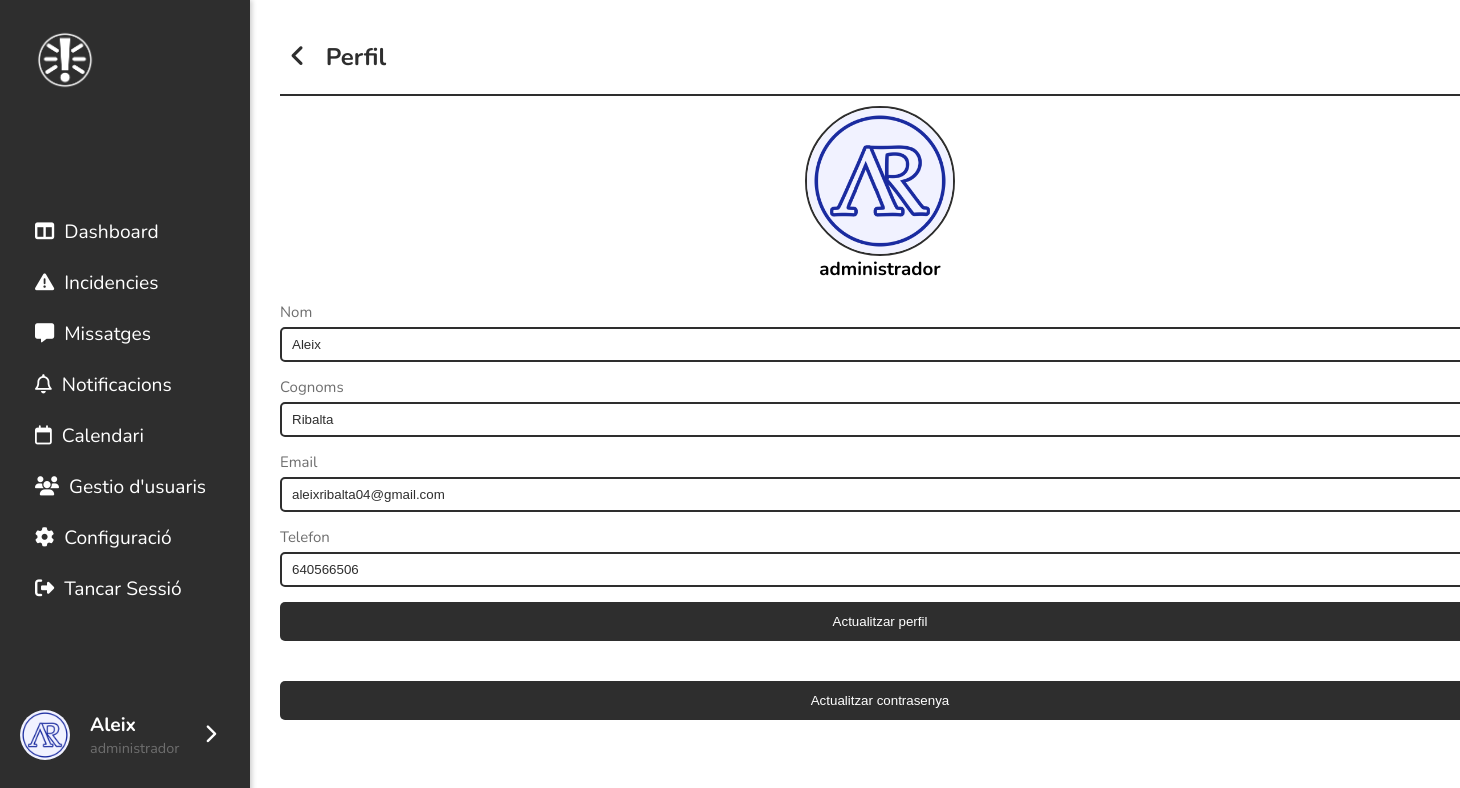
Page /public/index.php?action=perfil (signed in) on the committed database.
### tables this page shows
CREATE TABLE `usuaris` (
  `id_usuari` int(11) NOT NULL,
  `nom` varchar(100) NOT NULL,
  `cognoms` varchar(150) NOT NULL,
  `email` varchar(150) NOT NULL,
  `contrasenya` varchar(255) NOT NULL,
  `rol` enum('usuari','administrador','tecnic') DEFAULT 'usuari',
  `data_creacio` timestamp NOT NULL DEFAULT current_timestamp(),
  `imatge` varchar(1000) NOT NULL,
  `telefono` int(11) DEFAULT NULL,
  `id_sector` int(11) DEFAULT NULL,
  `token` varchar(255) DEFAULT NULL,
  `token_expira` datetime DEFAULT NULL
);

### controllers/UsuariController.php (called while the page is built, shortened)
<?php
include_once '../config/database.php';
include_once '../models/Usuari.php';
class UsuariController {
    private $usuari;
    public function __construct() {
        $database = new Database();
        $this->conn = $database->connect();
        $this->usuari = new Usuari($this->conn);
    }
    public function meuPerfil() {
        $this->usuari->id_usuari = $_SESSION['usuari']['id'];
        return $this->usuari->veurePerfil();
    }
}

### config/database.php (called while the page is built, shortened)
<?php
class Database {
    private $host = 'srv966.hstgr.io';
    private $db_name = 'u505002782_incidenciesja';
    private $username = 'u505002782_administrador';
    private $password = 'uD&i8rx6XeBH8AeGrdr!eY';
    public function connect() {
        $this->conn = new mysqli($this->host, $this->username, $this->password, $this->db_name);
        return $this->conn;
    }
}
?>

### models/Usuari.php (called while the page is built, shortened)
<?php
class Usuari {
    private $conn;
    private $table = 'usuaris';
    public $id_usuari;
    public function __construct($db) {
        $this->conn = $db;
    }
    public function veurePerfil() {
        $query = "SELECT u.nom, u.cognoms, u.email, u.rol, u.imatge, u.telefono, ti.nom as sector FROM " . $this->table . " u
        INNER JOIN tipus_incidencia ti ON ti.id_tipus_incidencia = u.id_sector WHERE id_usuari = ?";
        $stmt = $this->conn->prepare($query);
        $stmt->bind_param("i", $this->id_usuari);
        $stmt->execute();
        $result = $stmt->get_result();
        return $result->fetch_assoc();
    }
}

### views/perfil/perfil.php (the view, shortened to what this page needs)
<?php
    include_once '../controllers/UsuariController.php';
    $controller = new UsuariController();
    $perfil = $controller->meuPerfil();
?>
<div class="contenedor">
    <div class="menu_top">
        <div>
            <a class="btn_tornar" href="../public/index.php?action=dashboard"><i class="fa-solid fa-angle-left"></i></a>
            <h2>Perfil</h2>
        </div>
    </div>
    <img src="../public/assets/profile/<?= $perfil['imatge']?>" alt="">
    <h3><?= $_SESSION['usuari']['rol'] ?></h3>
    <form action="../controllers/UsuariController.php?action=actualitzarPerfil" method="post">
        <div class="form_element">
            <label for="nom">Nom</label>
            <input type="text" name="nom" id="nom" value="<?= $perfil['nom'] ?>">
        </div>
        <div class="form_element">
            <label for="cognoms">Cognoms</label>
            <input type="text" name="cognoms" id="cognoms" value="<?= $perfil['cognoms'] ?>">
        </div>
        <div class="form_element">
            <label for="email">Email</label>
            <input type="text" name="email" id="email" value="<?= $perfil['email'] ?>">
        </div>
        <div class="form_element">
            <label for="telefon">Telefon</label>
            <input type="text" name="telefon" id="telefon" value="<?= $perfil['telefono'] ?>">
        </div>
        <div class="form_element">
            <button type="submit">Actualitzar perfil</button>
        </div>
    </form>
    <form action="../public/index.php">
        <div class="form_element">
            <button type="submit" name="action" value="actualitzarContrasenya">Actualitzar contrasenya</button>
        </div>
    </form>
</div>

### public/css/main.css (style rules this page uses)
:root { --color-primary: #2E2E2E; --color-secondary: white; --color-tertiary: #6e6e6e; --color-quaternary: #c2c2c2; --color-altes: #ff9b9b; --color-baixes: #ccffcc; --color-moderades: #fff9a1; --color-links: #007bff; }
* { margin: 0; padding: 0; box-sizing: border-box; }
body { display: flex; width: 100%; flex-direction: row; font-family: 'Nunito', sans-serif; }
@media (min-width: 769px) { body { flex-direction: row; } }
@media (min-width: 769px) { .contenedor { width: 1200px; } }
@media (min-width: 769px) { .menu_top { padding-bottom: 10px; border-bottom: 2px solid var(--color-primary); } }
.contenedor { display: flex; align-items: center; flex-direction: column; margin: 0 10px; }
.menu_top { display: flex; justify-content: space-between; width: 100%; margin: 10px 0; color: var(--color-primary); }
.menu_top div { display: flex; align-items: center; gap: 10px; }
.btn_tornar { color: var(--color-primary); padding: 10px; cursor: pointer; font-size: 25px; }
.contenedor form { display: flex; flex-direction: column; gap: 15px; width: 100%; margin: 20px 0; }
.form_element { display: flex; flex-direction: column; gap: 5px; width: 100%; }
.form_element input { padding: 8px 10px; border: 2px solid var(--color-primary); border-radius: 5px; color: var(--color-primary); }
.form_element label { font-size: 15px; color: var(--color-tertiary); }
.form_element button { background: var(--color-primary); color: white; padding: 12px 10px; border: none; border-radius: 5px; cursor: pointer; }

### public/css/perfil.css (style rules this page uses)
.contenedor img { width: 150px; height: 150px; border-radius: 50%; margin: 0 auto; display: block; border: 2px solid var(--color-primary); }

### rows in the picture
usuaris: imatge (picture), nom "Aleix", cognoms "Ribalta", email "aleixribalta04@gmail.com", telefon "640566506"

### other values in the picture
$_SESSION['usuari']['nom'] "Aleix"
$_SESSION['usuari']['rol'] "administrador"
